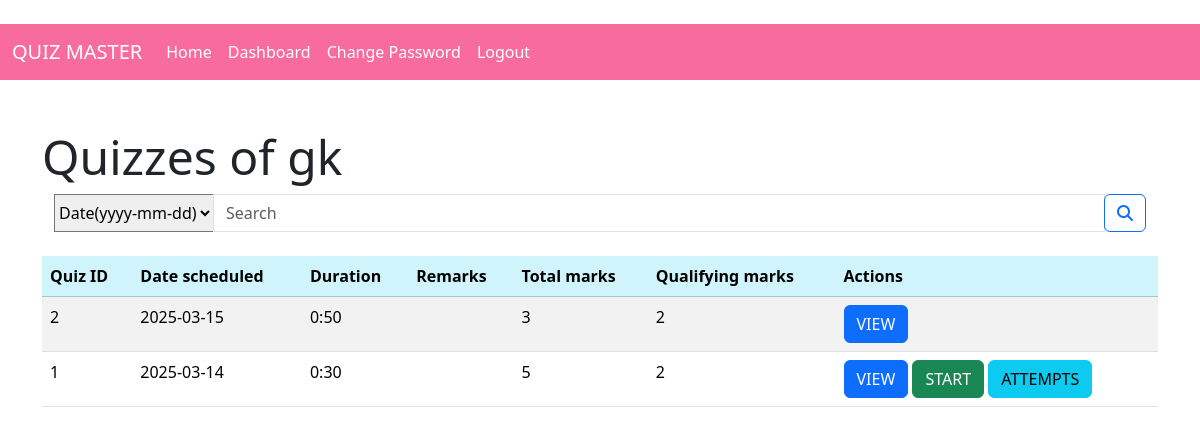
Screenshot of /display/quiz/user/1 (signed in) with the database file from the repository.
### models.py (models this page shows)
class Chapter(db.Model):
    id=db.Column(db.Integer,primary_key=True)
    subject_id=db.Column(db.Integer,db.ForeignKey('subject.id',ondelete="CASCADE"),nullable=False)
    Name=db.Column(db.String(256),nullable=False)
    Description=db.Column(db.String(500),nullable=False)
    quizzes=db.relationship('Quiz',backref='chapter',lazy=True,cascade="all, delete-orphan", passive_deletes=True)

class Quiz(db.Model):
    id=db.Column(db.Integer,primary_key=True)
    chapter_id=db.Column(db.Integer,db.ForeignKey('chapter.id',ondelete="CASCADE"),nullable=False)
    date_of_quiz=db.Column(db.Date,nullable=False)
    time_duration=db.Column(db.String(5),nullable=False)
    Remarks=db.Column(db.String(500))
    total_marks=db.Column(db.Integer)
    Qualifying_marks=db.Column(db.Integer,nullable=False)
    questions=db.relationship('Questions',backref='quiz',lazy=True,cascade="all, delete-orphan", passive_deletes=True)
    scores=db.relationship('Scores',backref='quiz',lazy=True,cascade="all, delete-orphan", passive_deletes=True)

### controllers/routes.py (the view)
@app.route('/display/quiz/user/<int:id>')
@user_auth
def display_quiz_user(id):
     chapter=Chapter.query.get(id)
     parameter=request.args.get('parameter')
     query=request.args.get('query')
     today=date.today()
     if parameter=="date":
          quizzes=Quiz.query.filter(Quiz.date_of_quiz.ilike(f'%{query}%'),Quiz.chapter_id==id).all()
          return render_template('quiz_user.html',today=today,quizzes=quizzes,chapter=chapter)
     if parameter=="id":
          quizzes=Quiz.query.filter(Quiz.id==query,Quiz.chapter_id==id).all()
          return render_template('quiz_user.html',today=today,quizzes=quizzes,chapter=chapter)
     if parameter=="marks":
          quizzes=Quiz.query.filter(Quiz.total_marks==query,Quiz.chapter_id==id).all()
          return render_template('quiz_user.html',today=today,quizzes=quizzes,chapter=chapter)
     quizzes=Quiz.query.filter_by(chapter_id=id).order_by(Quiz.date_of_quiz.desc()).all()
     return render_template('quiz_user.html',today=today,quizzes=quizzes,chapter=chapter)

### controllers/routes.py (called while the page is built)
def user_auth(func):
    @wraps(func)
    def inner(*args,**kwargs):
        if 'user_id' in session:
            return func(*args,**kwargs)
        else:
            flash('Please Login to continue further!')
            return redirect(url_for('user_login'))
    return inner

### templates/quiz_user.html (shortened to what this page needs)
{% extends 'basic_layout.html' %}
{%block NAVBAR%}
{%include 'navbar_user.html'%}
{% endblock %}
{% block BODY %}
<h5 class="display-5">Quizzes of {{chapter.Name}}</h5>
{%include 'search_quiz.html'%}<br>
<table class="table table-striped ">
    <thead class='table-info'>
        <tr>
            <th>Quiz ID</th>
            <th>Date scheduled</th>
            <th>Duration</th>
            <th>Remarks</th>
            <th>Total marks</th>
            <th>Qualifying marks</th>
            <th>Actions</th>
        </tr>
    </thead>
    <tbody>
        {% for quiz in quizzes%}
        <tr>
            <td>{{quiz.id}}</td>
            <td>{{quiz.date_of_quiz}}</td>
            <td>{{quiz.time_duration}}</td>
            <td>{{quiz.Remarks}}</td>
            <td>{{quiz.total_marks}}</td>
            <td>{{quiz.Qualifying_marks}}</td>
            <td>
                <div>
                    <a href="{{ url_for('display_quiz_details', quiz_id=quiz.id) }}" class="btn btn-primary">
                        VIEW
                    </a>
                    {% if quiz.date_of_quiz == today %}
                    <a href="{{ url_for('display_questions_user', id=quiz.id) }}" class="btn btn-success">
                        START
                    </a>
                {% endif %}
                {% if quiz.date_of_quiz <= today %}
                    <a href="{{ url_for('display_past_quiz_attempts_user', quiz_id=quiz.id) }}" class="btn btn-info">
                        ATTEMPTS
                    </a>
                {% endif %}
             </div>
            </td>
        </tr>
        {%endfor%}
    </tbody>
</table>
{% endblock %}

### rows the page displays
Chapter: Name "gk"
Quiz: id "2", date_of_quiz "2025-03-15", time_duration "0:50", total_marks "3", Qualifying_marks "2"
Quiz: id "1", date_of_quiz "2025-03-14", time_duration "0:30", total_marks "5", Qualifying_marks "2"
